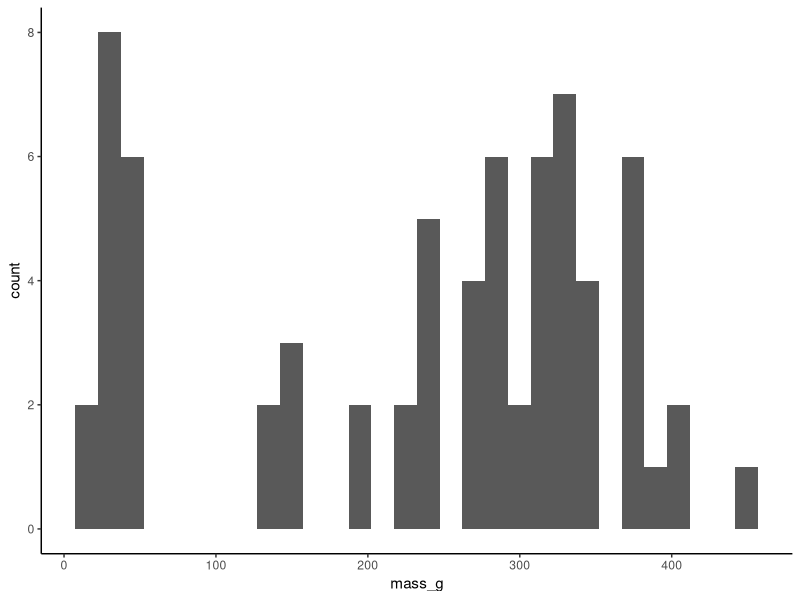
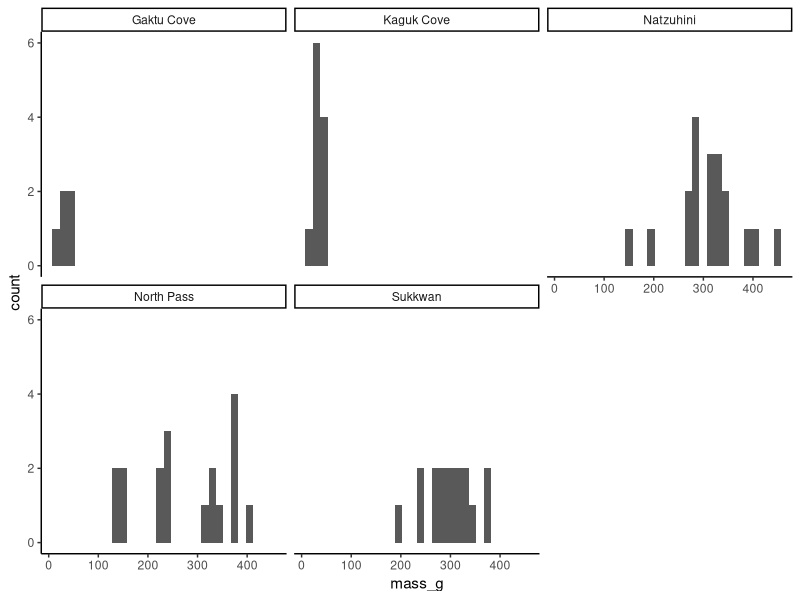
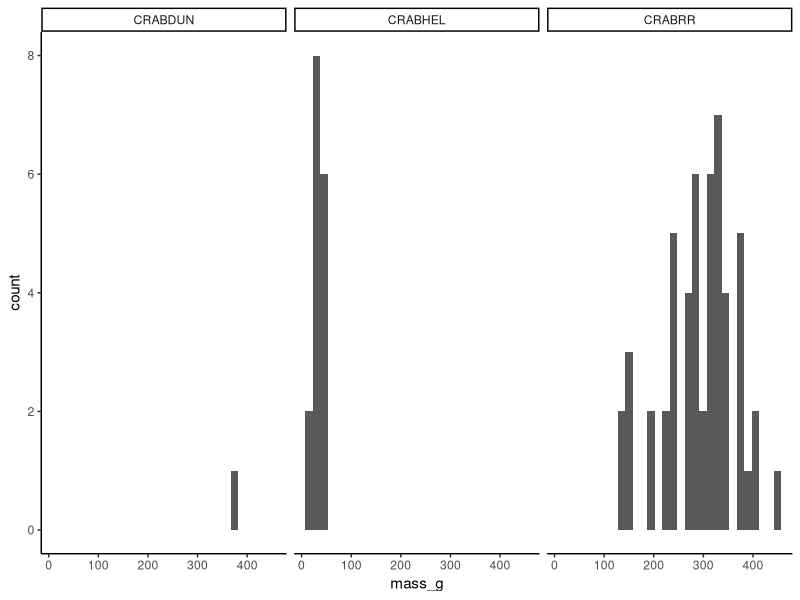

These charts were generated, in order, by the following R code: (Note: this script raises an error after producing the figures.)
## ---- chunk 1
library(dplyr)
library(tidyr)
library(vegan)
library(ggplot2)

theme_set(theme_classic())
## ---- chunk 2
st.er <- function(x, na.rm = TRUE) {
  stopifnot(is.numeric(x))
  return(sd(x, na.rm = na.rm)/sqrt(length(x)))
}
## ---- chunk 3
crab <- read.csv("../ALL_DATA/Crab_pots_2018_RAW.csv", stringsAsFactors = FALSE, header = TRUE)

crabLW <- read.csv("../ALL_DATA/crab_length_weight_conversion_2017_RAW.csv", stringsAsFactors = FALSE, header = TRUE)
## ---- chunk 4
crab$date_set <- as.Date(crab$date_set, format = "%m/%d/%Y")
crab$date_set_juliean <- format(crab$date_set, "%j")
crab$date_pulled <- as.Date(crab$date_pulled , format = "%m/%d/%Y")
crab$date_pulled_julian <- format(crab$date_pulled, "%j")
## ---- chunk 5
crab <- crab %>% 
  filter(taxon == "Decapoda")
## ---- chunk 6
crab <- merge(crab, crabLW, by = "sp_code") # this also removes the sea star at the same time which is nice
colnames(crab)[14] <- "taxon"
## ---- chunk 7
crab$mass_g <- (crab$a_mean * (crab$carapace_width_mm)^crab$b_mean)
range(crab$mass_g, na.rm = TRUE)

# Some example plots
ggplot(crab, aes(mass_g)) +
  geom_histogram()

ggplot(crab, aes(mass_g)) +
  geom_histogram() +
  facet_wrap(~place_name)

ggplot(crab, aes(mass_g)) +
  geom_histogram() +
  facet_wrap(~sp_code)
## ---- chunk 8
crab.redu <- cbind(crab[, c(1:17, 33)])
colnames(crab.redu)[14] <- "species_scientific"
colnames(crab.redu)[15] <- "taxon"
## ---- chunk 9
crab.site.sp <- crab %>% 
  filter(taxon.x == "Decapoda") %>% # make sure we only have crabs
  group_by(site, sp_code) %>% 
  summarise(total_crab_sp = n(),
            width = mean(carapace_width_mm), 
            width_se = st.er(carapace_width_mm),
            mass = mean(mass_g),
            mass_se = st.er(mass_g))
## ---- chunk 10
crab.site <- crab %>% 
  filter(taxon.x == "Decapoda") %>% # make sure we only have crabs
  group_by(site) %>% 
  summarise(unique(place_name),
            unique(date_set),
            unique(date_pulled),
            unique(date_set_juliean),
            unique(date_pulled_julian),
            unique(time_soak_hr),
            total_crab = n(),
            crab_width = mean(carapace_width_mm), 
            crab_width_se = st.er(carapace_width_mm),
            crab_mass = mean(mass_g),
            crab_mass_se = st.er(mass_g))

# clean up column names
colnames(crab.site)[1:7] <- c("site", "place_name", "date_set", "date_pulled", "date_set_julian", "date_pulled_julian", "time_soak_hr")

## ---- chunk 11
crab.site.sp.wide <- spread(crab.site.sp[, 1:3], key = sp_code, value = total_crab_sp)
crab.site.sp.wide[is.na(crab.site.sp.wide)] <- 0

crab.site.sp.wide$shan_diverse <- diversity(crab.site.sp.wide[2:4], index = "shannon")
crab.site.sp.wide$simp_diverse <- diversity(crab.site.sp.wide[2:4], index = "simpson")
## ---- chunk 12
crab.site <- merge(crab.site, crab.site.sp.wide[, c(1, 5:6)], by = "site")
## ---- chunk 13
write.csv(crab.site, "../../ALL_DATA/crab_simple_site_2018_derived.csv", row.names = FALSE)
write.csv(crab.site.sp, "../../ALL_DATA/crab_site_sp_2018_derived.csv", row.names = FALSE)

write.csv(crab.redu, "../ALL_DATA/crab_all_2018_dertived.csv", row.names = FALSE)
